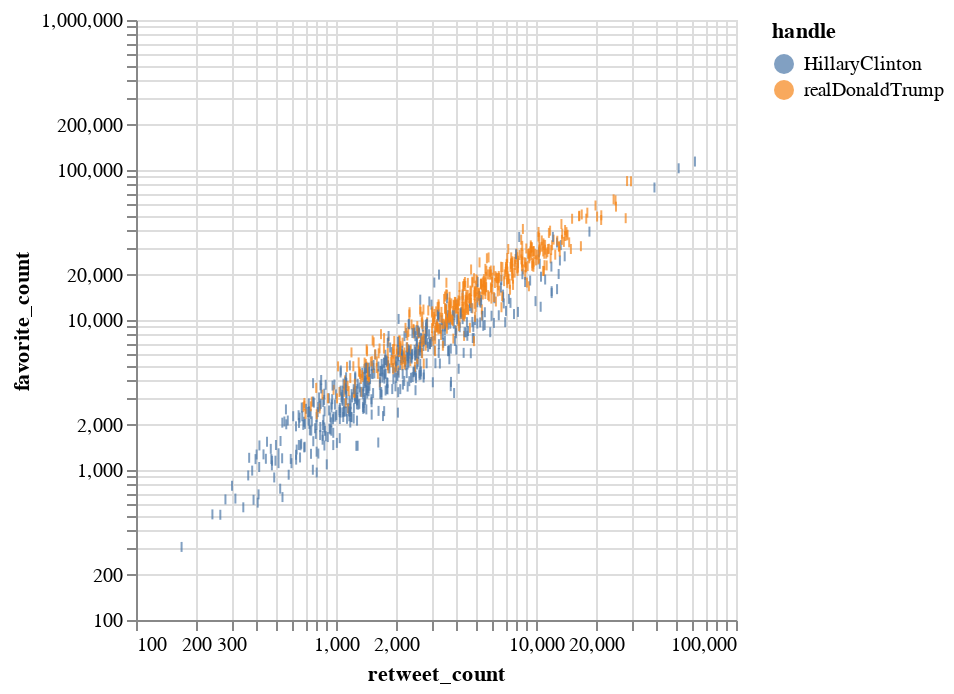

The notebook cell this image was saved under:
### Markdown cell above
Create a 2d scatter plot using:

* `retweet_count` for x.
* `favorite_count` for y.
* `handle` for color.
* A log scale for both x and y.

### Code cell
alt.Chart(subset).mark_tick().encode(
    alt.X('retweet_count', scale = alt.Scale(type='log')),
    alt.Y('favorite_count', scale = alt.Scale(type='log')),
    alt.Color('handle')
)

### Figure 1 — Vega-Lite specification as saved in the notebook (floating-point values rounded to 4 significant figures; data arrays with more than 128 entries replaced by an {"elided": "..."} marker saying what was removed)
{"$schema": "https://vega.github.io/schema/vega-lite/v1.2.1.json", "data": {"values": {"elided": "1000 records"}}, "encoding": {"color": {"field": "handle", "type": "nominal"}, "x": {"field": "retweet_count", "scale": {"type": "log"}, "type": "quantitative"}, "y": {"field": "favorite_count", "scale": {"type": "log"}, "type": "quantitative"}}, "mark": "tick"}
